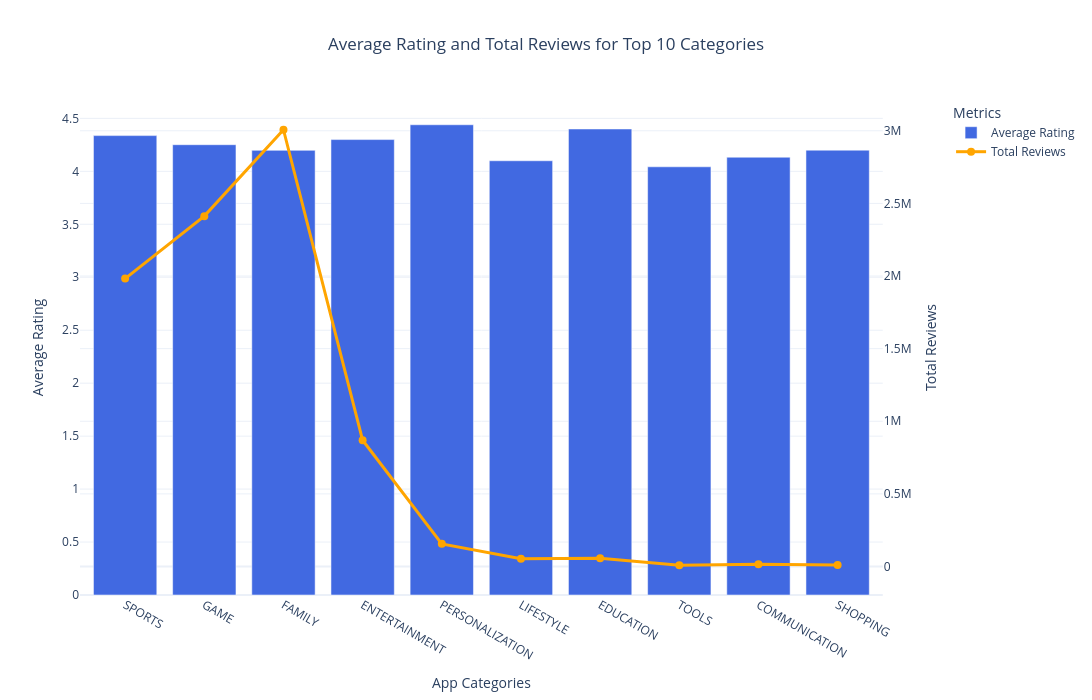

The notebook cell saved with this chart:
### Code cell
fig.update_yaxes(
    title_text="Average Rating",
    secondary_y=False
)

fig.update_yaxes(
    title_text="Total Reviews",
    secondary_y=True
)

### Figure 1 — Plotly figure (JSON) as saved in the notebook; plotly's stock layout.template omitted (floating-point values rounded to 4 significant figures)
{"data": [{"marker": {"color": "royalblue"}, "name": "Average Rating", "type": "bar", "x": ["SPORTS", "GAME", "FAMILY", "ENTERTAINMENT", "PERSONALIZATION", "LIFESTYLE", "EDUCATION", "TOOLS", "COMMUNICATION", "SHOPPING"], "xaxis": "x", "y": [4.338, 4.252, 4.198, 4.3, 4.44, 4.1, 4.4, 4.043, 4.133, 4.2], "yaxis": "y"}, {"line": {"color": "orange", "width": 3}, "marker": {"size": 8}, "mode": "lines+markers", "name": "Total Reviews", "type": "scatter", "x": ["SPORTS", "GAME", "FAMILY", "ENTERTAINMENT", "PERSONALIZATION", "LIFESTYLE", "EDUCATION", "TOOLS", "COMMUNICATION", "SHOPPING"], "xaxis": "x", "y": [1982017, 2412245, 3006890, 869111, 156004, 53376, 57645, 8731, 15398, 9975], "yaxis": "y2"}], "layout": {"height": 700, "legend": {"title": {"text": "Metrics"}}, "title": {"text": "Average Rating and Total Reviews for Top 10 Categories", "x": 0.5}, "width": 1200, "xaxis": {"anchor": "y", "domain": [0, 0.94], "title": {"text": "App Categories"}}, "yaxis": {"anchor": "x", "domain": [0, 1], "title": {"text": "Average Rating"}}, "yaxis2": {"anchor": "x", "overlaying": "y", "side": "right", "title": {"text": "Total Reviews"}}}}
